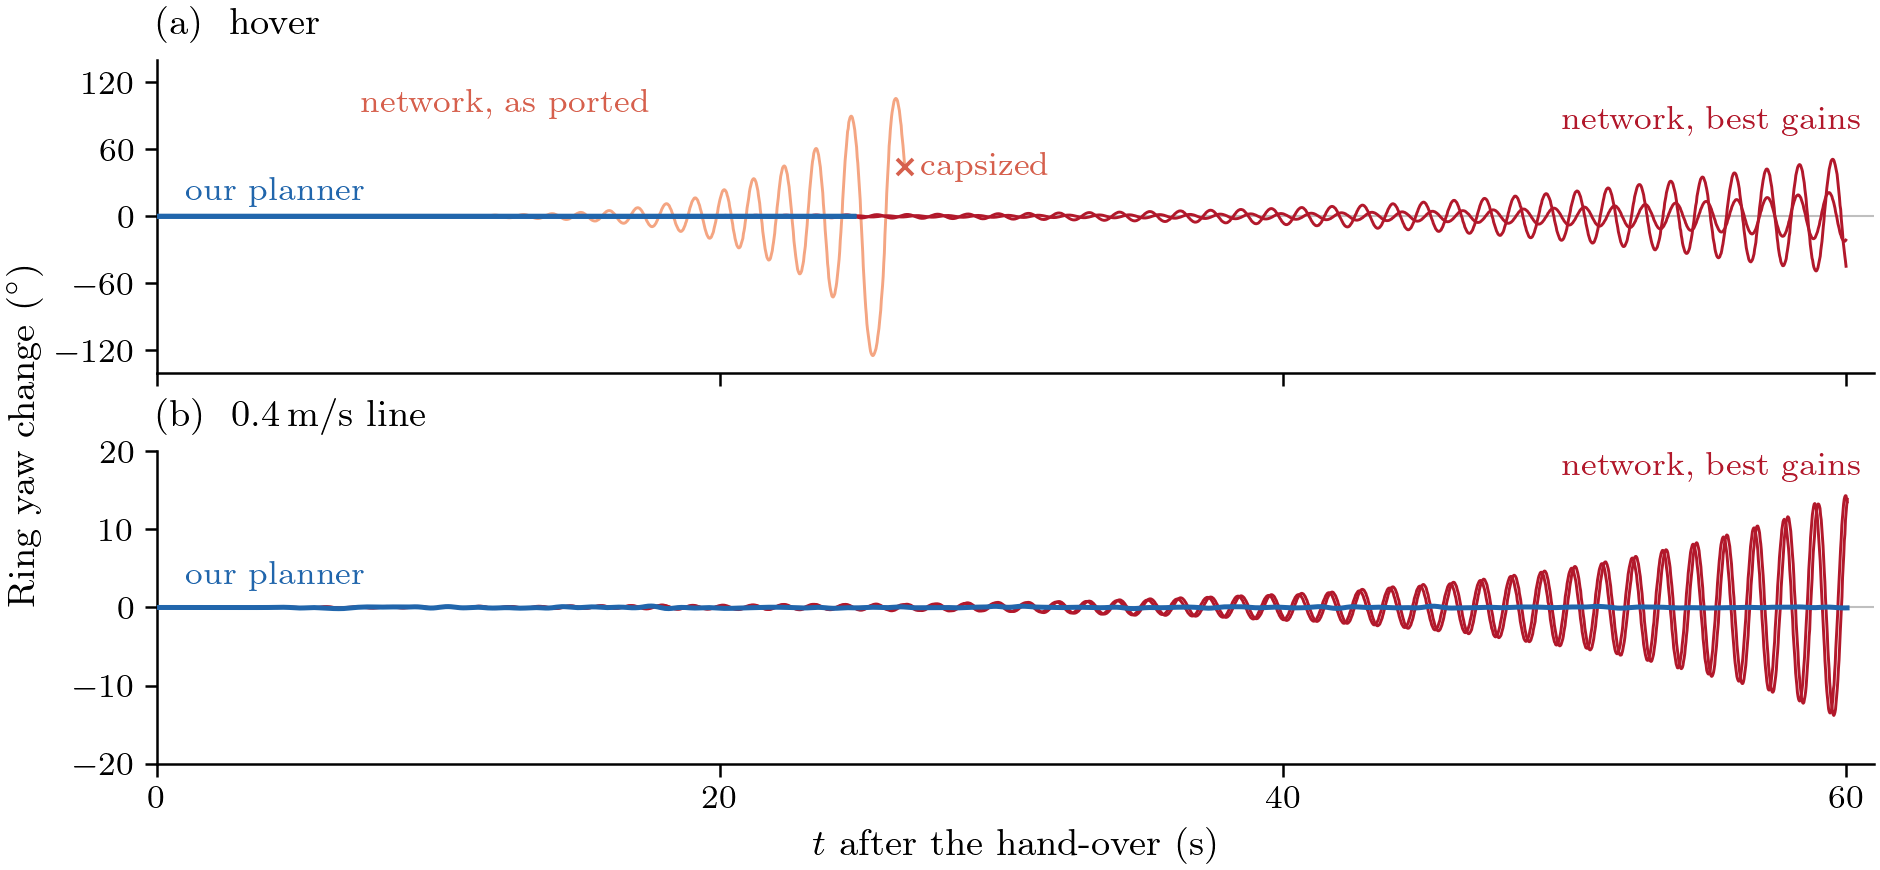

Write Python code to recreate this figure.
#!/usr/bin/env python3
"""C: the ring's yaw under our planner and under our port of Quan et al.'s network (card
docs/experiments/2026-10-23_paper_method_compare.md, Results).

Message: our planner holds the ring's yaw within a fraction of a degree; the network lets it swing, 22-51 deg in hover
and 14 deg on the 0.4 m/s line at its best gains, and as ported the swing grows until the ring capsizes.
Hero: the ring's yaw from the hand-over, our planner blue, the network red (as ported: light red, ended by the fleet
abort). (a) hover, (b) the 0.4 m/s line. Yaw as tools/c_metrics.py computes it (unwrapped, from the quaternion), here
from its value at the hand-over (our planner hands over to nothing: the moment the network would, the reference's top
+ 1.5 s). Each run is drawn to the end of its scored window (60 s, LAND, or the loss).
Runs: hover: network as ported R2446, at the search's best gains R2685, R2686; our planner R2348, R2351 (B's 4-quad
hover baseline on the same world and plant, 22 Oct tree; C's own c_pl_hover cells are owed). Line: our planner R2448,
the network at its best gains R2689, R2690.
"""
import os
import sys

import numpy as np
import pandas as pd

sys.path.insert(0, os.path.dirname(os.path.abspath(__file__)))
import review_style as S  # noqa: E402
import c_metrics as C  # noqa: E402

HOVER = dict(ours=('R2348', 'R2351'), net=('R2685', 'R2686'), ported=('R2446',))
LINE = dict(ours=('R2448',), net=('R2689', 'R2690'))


def yaw_run(rid):
    d = C.run_dirs([rid])[0]
    s = C.score(d)
    run = pd.read_csv(os.path.join(d, 'logs', 'run.csv')).drop_duplicates('t').reset_index(drop=True)
    t = run.t.to_numpy()
    w, x, y, z = (run[f'payload_q{c}'].to_numpy() for c in 'wxyz')
    yaw = np.degrees(np.unwrap(np.arctan2(2.0 * (w * z + x * y), 1.0 - 2.0 * (y * y + z * z))))
    t0, t1 = s['t_handover'], s['window'][1]
    sel = (t >= t0) & (t <= t1)
    return t[sel] - t0, yaw[sel] - yaw[sel][0], s


def label(ax, text, x, y, col, ha='left'):
    ax.annotate(text, xy=(x, y), ha=ha, va='center', fontsize=8, color=col)


def main():
    S.setup()
    fig = S.figure('full', 2.9)
    axs = fig.subplots(2, 1, sharex=True)
    for ax, runs in ((axs[0], HOVER), (axs[1], LINE)):
        for key, col, lw in (('ported', S.RED_LIGHT, S.LW_CTX), ('net', S.RED, S.LW_CTX), ('ours', S.BLUE, S.LW_HERO)):
            for rid in runs.get(key, ()):
                tt, yy, s = yaw_run(rid)
                ax.plot(tt, yy, color=col, lw=lw, zorder=3 if key == 'ours' else 2)
                print(rid, key, s['case'], f"max |yaw| {np.max(np.abs(yy)):.2f} deg, to {tt[-1]:.1f} s", s['lost'])
                if s['lost']:
                    ax.plot(tt[-1], yy[-1], 'x', color=S.RED_MID, ms=4, mew=0.9, zorder=4)
                    ax.annotate('capsized', xy=(tt[-1], yy[-1]), xytext=(4, 0), textcoords='offset points',
                                ha='left', va='center', fontsize=8, color=S.RED_MID)
        ax.axhline(0, color=S.LIGHT, lw=0.5, zorder=0)
    label(axs[0], 'our planner', 1.0, 22, S.BLUE)
    label(axs[0], 'network, as ported', 17.5, 100, S.RED_MID, ha='right')
    label(axs[0], 'network, best gains', 60.5, 85, S.RED, ha='right')
    label(axs[1], 'our planner', 1.0, 4, S.BLUE)
    label(axs[1], 'network, best gains', 60.5, 18, S.RED, ha='right')
    axs[0].set_ylim(-140, 140)
    axs[0].set_yticks([-120, -60, 0, 60, 120])
    axs[1].set_ylim(-20, 20)
    axs[1].set_yticks([-20, -10, 0, 10, 20])
    axs[1].set_xlim(0, 61)
    axs[1].set_xticks([0, 20, 40, 60])
    axs[1].set_xlabel(r'$t$ after the hand-over (s)')
    fig.supylabel(r'Ring yaw change ($^\circ$)', fontsize=9)
    S.panel(axs[0], 'a', 'hover')
    S.panel(axs[1], 'b', r'0.4\,m/s line')
    S.save(fig, 'fig_c_yaw')


if __name__ == '__main__':
    main()
